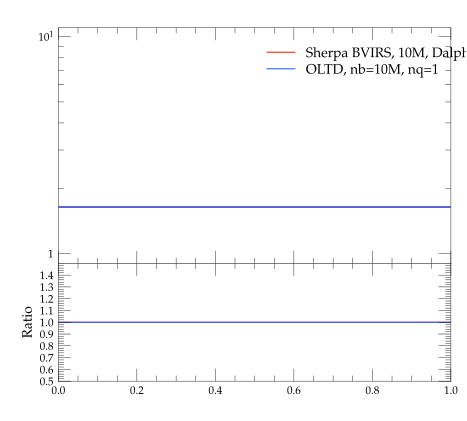

Generate this figure with Python:
#! /usr/bin/env python

# This Python script was auto-generated using YODA v2.0.0.
# Analysis object: /evtb/incCut8
# Timestamp: 15-04-2024 (14:39:54)

import matplotlib as mpl
import matplotlib.pyplot as plt
mpl.use('Agg') # comment out for interactive use
import os
import numpy as np

plotDir = os.path.split(os.path.realpath(__file__))[0]
if 'YODA_USER_PLOT_PATH' in globals():
    plot_outdir = globals()['YODA_USER_PLOT_PATH']
else:
    plot_outdir = plotDir

#plot style
plt.style.use(os.path.join(plotDir, '../default.mplstyle'))
# plot metadata
figW, figH = plt.rcParams['figure.figsize']
ax_xLabel = r''
ax_yLabel = r''
ax_title  = r''
ax_xScale = 'linear'
ax_yScale = 'log'
xLims = (0.0, 1.0)
yLims = (0.9, 11.0)

# TeX-friendly labels for the legend
labels = [ r"Sherpa BVIRS, 10M, Dalpha=0.01", r"OLTD, nb=10M, nq=1" ]

# Create figure and axis objects
fig, (ax, ratio0_ax) = plt.subplots(2, 1, sharex=True,
                  figsize=(figW,figH), gridspec_kw={'height_ratios': (2, 1)})
ratio0_ax.yaxis.set_major_locator(mpl.ticker.MultipleLocator(0.1))
ratio0_ax.set_ylim(0.5, 1.4999)
ratio0_ax.set_ylabel('Ratio')

# LineColor map: curve index -> color
linecolors = {0: '#EE3311', 1: '#3366FF'}
# the numerical data is stored in a separate file
dataf = dict()
prefix = os.path.split(__file__)[0]
if prefix:    prefix = prefix + '/'
exec(open(prefix+'incCut8__data.py').read(), dataf)


legend_handles = [] # keep track of handles for the legend

# style options for curves
# starts at zorder>=5 to draw curve on top of legend
styles = {
  'curve0': {
    'color' : linecolors[0],
    'linestyle' : '-',
    'marker' : 'o',
    'zorder' : 5,
    'histstyle' : True,
  },
  'curve1': {
    'color' : linecolors[1],
    'linestyle' : '-',
    'marker' : 'o',
    'zorder' : 6,
    'histstyle' : True,
  },
}
# curve from input yoda files in main panel
for label in dataf['yvals'].keys():
    if all(np.isnan(v) for v in dataf['yvals'][label]):
        continue
    tmp = None
    if styles[label]['histstyle']: # draw as histogram
        tmp, = ax.plot(dataf['xedges'], dataf['yedges'][label],
                       color=styles[label]['color'],
                       linestyle=styles[label]['linestyle'],
                       drawstyle='steps-pre', solid_joinstyle='miter',
                       zorder=styles[label]['zorder'], label=label)
        ax.errorbar(dataf['xpoints'], dataf['yvals'][label], color=styles[label]['color'],
                    xerr=dataf['xerrs'], yerr=[dataf['ydowns'][label], dataf['yups'][label]],
                    linestyle='none', zorder=styles[label]['zorder'])
    else: # draw as scatter
        tmp = ax.errorbar(dataf['xpoints'], dataf['yvals'][label],
                          xerr=dataf['xerrs'],
                          yerr=[ dataf['ydowns'][label],
                          dataf['yups'][label] ],
                          fmt=styles[label]['marker'],
                          ecolor=styles[label]['color'],
                          color=styles[label]['color'], zorder=2)
        tmp[-1][0].set_linestyle(styles[label]['linestyle'])
    legend_handles += [tmp]
    for varLabel in dataf['variation_yvals'].keys():
        if varLabel.startswith(label):
            tmp, = ax.plot(dataf['xedges'], dataf['variation_yvals'][varLabel],
                           color=styles[label]['color'],
                           linestyle=styles[label]['linestyle'],
                           drawstyle='steps-pre', solid_joinstyle='miter',
                           zorder=styles[label]['zorder'], alpha=0.5)


# plots on ratio panel
# curve from input yoda files in ratio panel
for label, yvals in dataf['ratio0_yvals'].items():
    if all(np.isnan(v) for v in yvals):
        continue
    if styles[label]['histstyle']: # plot as histogram
        ratio0_ax.plot(dataf['xedges'], yvals,
                       color=styles[label]['color'],
                       linestyle=styles[label]['linestyle'],
                       drawstyle='steps-pre', zorder=1,
                       solid_joinstyle='miter')
        ratio0_ax.vlines(dataf['xpoints'],
                         dataf['ratio0_ymin'][label],
                         dataf['ratio0_ymax'][label],
                         color=styles[label]['color'], zorder=1)
    else: # plot as scatter
        tmp = ratio0_ax.errorbar(dataf['xpoints'],
                                 yvals, xerr=dataf['xerrs'],
                                 yerr=dataf['ratio0_yerrs'][label],
                                 fmt=styles[label]['marker'],
                                 ecolor=styles[label]['color'],
                                 color=styles[label]['color'])
        tmp[-1][0].set_linestyle(styles[label]['linestyle'])

    for varlabel in dataf['ratio0_variation_vals'].keys():
        if varlabel.startswith(label):
            ratio0_ax.plot(dataf['xedges'],
                            dataf['ratio0_variation_vals'][varlabel],
                            color=styles[label]['color'],
                            linestyle=styles[label]['linestyle'],
                            drawstyle='steps-pre', solid_joinstyle='miter',
                            zorder=1, alpha=0.5)

legend_pos = (0.5, 0.97)
ax.legend(legend_handles, labels, loc='upper left', bbox_to_anchor=legend_pos)

# set plot metadata as defined above
ratio0_ax.set_xlabel(ax_xLabel)
ratio0_ax.xaxis.set_label_coords(1., -.15)
ax.set_ylabel(ax_yLabel, loc='top')
ax.set_title(ax_title, loc='left')
ax.set_xscale(ax_xScale)
ax.set_yscale(ax_yScale)
ax.set_xlim(xLims)
ax.set_ylim(yLims)

# tick formatting
plt.rcParams['xtick.top'] = True
plt.rcParams['ytick.right'] = True
ax.yaxis.set_major_locator(mpl.ticker.LogLocator(base=10.0, numticks=np.inf))
ax.yaxis.set_minor_locator(mpl.ticker.LogLocator(
                           base=10.0, subs=np.arange(0.1, 1, 0.1), numticks=np.inf))
fig.align_ylabels((ax, ratio0_ax))
plt.savefig(os.path.join(plot_outdir, 'incCut8.pdf'), format='PDF')
plt.savefig(os.path.join(plot_outdir, 'incCut8.png'), format='PNG')

plt.close(fig)
